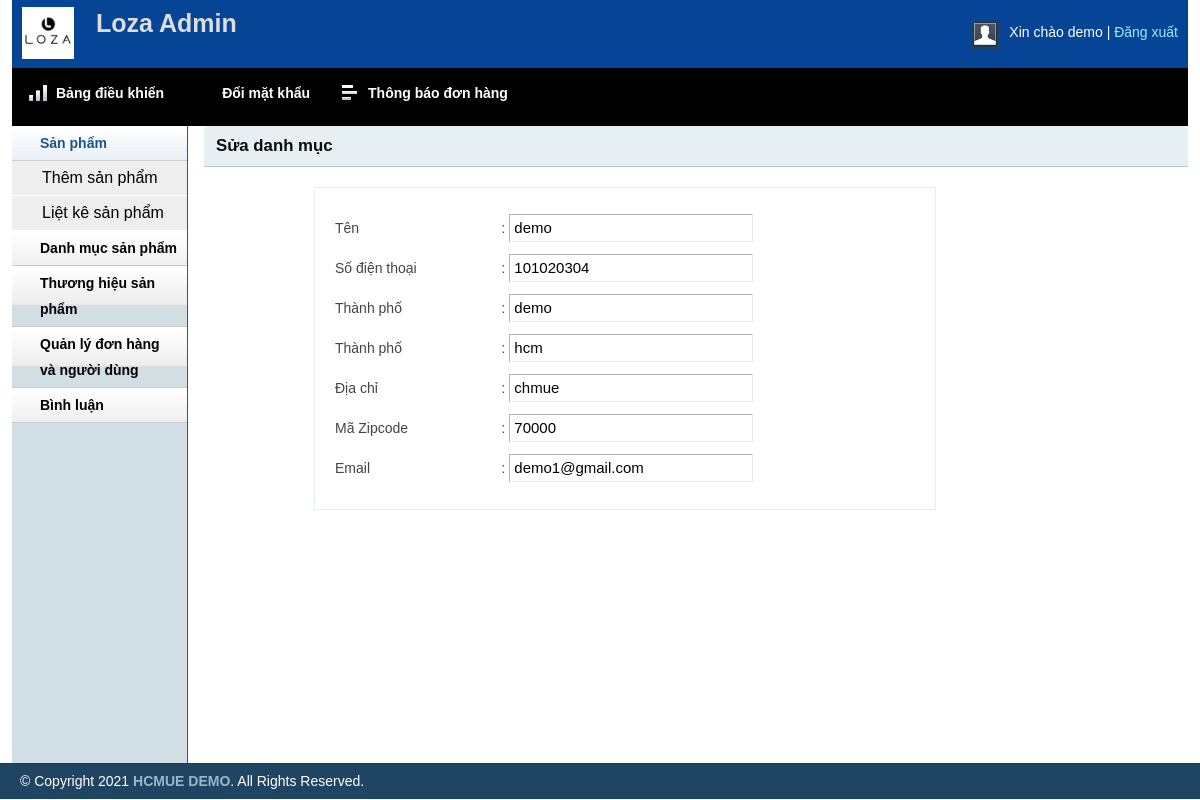
The app's page /admin/customer.php?customerid=7 (signed in) with its own data.
### tables this page shows
CREATE TABLE `tbl_customer` (
  `id` int(11) NOT NULL,
  `name` varchar(255) NOT NULL,
  `address` varchar(255) NOT NULL,
  `city` varchar(30) NOT NULL,
  `country` varchar(30) NOT NULL,
  `zipcode` varchar(30) NOT NULL,
  `phone` varchar(30) NOT NULL,
  `email` varchar(50) NOT NULL,
  `password` varchar(255) NOT NULL,
  `timeCre` timestamp NOT NULL DEFAULT current_timestamp() ON UPDATE current_timestamp()
);

### lib/database.php (called while the page is built, shortened)
<?php
Class Database{
   public $host   = DB_HOST;
   public $user   = DB_USER;
   public $pass   = DB_PASS;
   public $dbname = DB_NAME;
   public $link;
private function connectDB(){
   $this->link = new mysqli($this->host, $this->user, $this->pass,
    $this->dbname);
 }
public function select($query){
  $result = $this->link->query($query) or
   die($this->link->error.__LINE__);
  if($result->num_rows > 0){
    return $result;
  } else {
    return false;
  }
 }
}

### classes/customer.php (called while the page is built, shortened)
<?php
	$filepath = realpath(dirname(__FILE__));
	include_once ($filepath.'/../lib/database.php');
?>
<?php
	class customer
	{
		private $db;
		public function __construct()
		{
			$this->db = new Database();
		}
		public function show_customers($id){
			$query = "SELECT * FROM tbl_customer WHERE id='$id'";
			$result = $this->db->select($query);
			return $result;
		}
	}
?>

### admin/customer.php (the view, shortened to what this page needs)
<?php include 'inc/header.php';?>
<?php include 'inc/sidebar.php';?>
<?php
$filepath = realpath(dirname(__FILE__));
include_once ($filepath.'/../classes/customer.php');
 ?>
<?php
    if(!isset($_GET['customerid']) || $_GET['customerid']==NULL){
       echo "<script>window.location ='inbox.php'</script>";
    }else{
         $id = $_GET['customerid'];
    }
     $cs = new customer();
?>
        <div class="grid_10">
            <div class="box round first grid">
                <h2>Sửa danh mục</h2>
               <div class="block copyblock">
                <?php
                    $get_customer = $cs->show_customers($id);
                    if($get_customer){
                        while($result = $get_customer->fetch_assoc()){
                ?>
                 <form action="" method="post">
                    <table class="form">
                        <tr>
                            <td>Tên</td>
                            <td>:</td>
                            <td>
                                <input type="text" readonly="readonly" value="<?php echo $result['name'] ?>" name="catName" class="medium" />
                            </td>
                        </tr>
                        <tr>
                            <td>Số điện thoại</td>
                            <td>:</td>
                            <td>
                                <input type="text" readonly="readonly" value="<?php echo $result['phone'] ?>" name="catName" class="medium" />
                            </td>
                        </tr>
                        <tr>
                            <td>Thành phố</td>
                            <td>:</td>
                            <td>
                                <input type="text" readonly="readonly" value="<?php echo $result['city'] ?>" name="catName" class="medium" />
                            </td>
                        </tr>
                        <tr>
                            <td>Thành phố</td>
                            <td>:</td>
                            <td>
                                <input type="text" readonly="readonly" value="<?php echo $result['country'] ?>" name="catName" class="medium" />
                            </td>
                        </tr>
                         <tr>
                            <td>Địa chỉ</td>
                            <td>:</td>
                            <td>
                                <input type="text" readonly="readonly" value="<?php echo $result['address'] ?>" name="catName" class="medium" />
                            </td>
                        </tr>
                        <tr>
                            <td>Mã Zipcode</td>
                            <td>:</td>
                            <td>
                                <input type="text" readonly="readonly" value="<?php echo $result['zipcode'] ?>" name="catName" class="medium" />
                            </td>
                        </tr>
                        <tr>
                            <td>Email</td>
                            <td>:</td>
                            <td>
                                <input type="text" readonly="readonly" value="<?php echo $result['email'] ?>" name="catName" class="medium" />
                            </td>
                        </tr>
                    </table>
                </form>
                <?php
                }
            }
                ?>
                </div>
            </div>
        </div>
<?php include 'inc/footer.php';?>

### admin/css/text.css (style rules this page uses)
body { font: 13px/1.5 Tahoma, Helvetica, Arial, 'Liberation Sans', FreeSans, sans-serif; }
h2 { font-size: 23px; }
p, dl, hr, h1, h2, h3, h4, h5, h6, ol, ul, pre, table, address, fieldset { margin-bottom: 20px; }

### admin/css/grid.css (style rules this page uses)
.grid_1, .grid_2, .grid_3, .grid_4, .grid_5, .grid_6, .grid_7, .grid_8, .grid_9, .grid_10, .grid_11, .grid_12, .grid_13, .grid_14, .grid_15, .grid_16 { display: inline; float: left; margin-left: 1%; margin-right: 1%; }
.container_12 .grid_10 { width: 81.333%; }

### admin/css/layout.css (style rules this page uses)
body { background: #fff none repeat scroll 0 0; color: #444; font-size: 14px; padding: 0; }
h1, h2, h3, h4, h5, h6 { line-height:1.2em; margin-bottom:.3em; }
h2 { margin-top:1em; }
.box { background:#fff; margin-bottom:20px; padding:10px 10px 10px 10px; margin-left:-8px; }
.box.grid { padding-bottom:40px; }
.box.round { -moz-border-radius: 5px 5px 0px 0px; -webkit-border-radius: 5px 5px 0px 0px; border-radius: 5px 5px 0px 0px; }
.box h2 { font-size:1.2em; font-weight:bold; color:#0a0a0a; background:#E6F0F3; margin:-10px -10px 0 -10px; padding:10px 12px; border-bottom:1px solid #B3CBD6; -moz-border-radius: 5px 5px 0px 0px; -webkit-border-radius: 5px 5px 0px 0px; border-radius: 5px 5px 0px 0px; }
.box.first { min-height: 406px; }
.block { padding-top:20px; }
.copyblock { border: 1px solid #e6f0f3; line-height: 32px; margin-left: 100px; margin-top: 20px; padding-left: 20px; width: 600px; }
table.form { width:100%; }
table.form td { padding:4px 0px; }
table.form input, table.form select { font-size: 15px; padding: 4px 4px 5px 4px; border-top: 1px solid #b3b3b3; border-left: 1px solid #b3b3b3; border-right: 1px solid #eaeaea; border-bottom: 1px solid #eaeaea; }
input.medium { width: 55%; }
.block { padding-bottom:1px; }

### records on screen
tbl_customer: catName "demo", catName "101020304", catName "hcm", catName "chmue", catName "70000", catName "demo1@gmail.com"

### other values on screen
Session::get('adminName') "demo"
